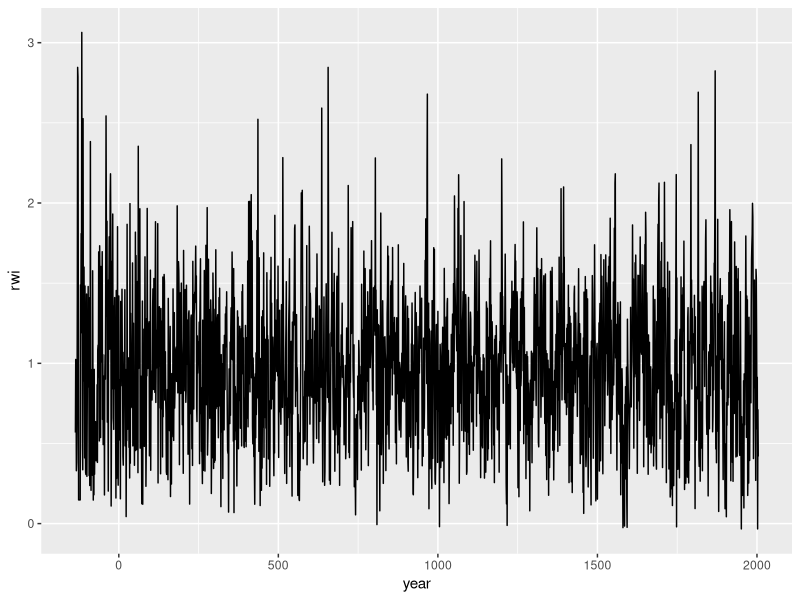
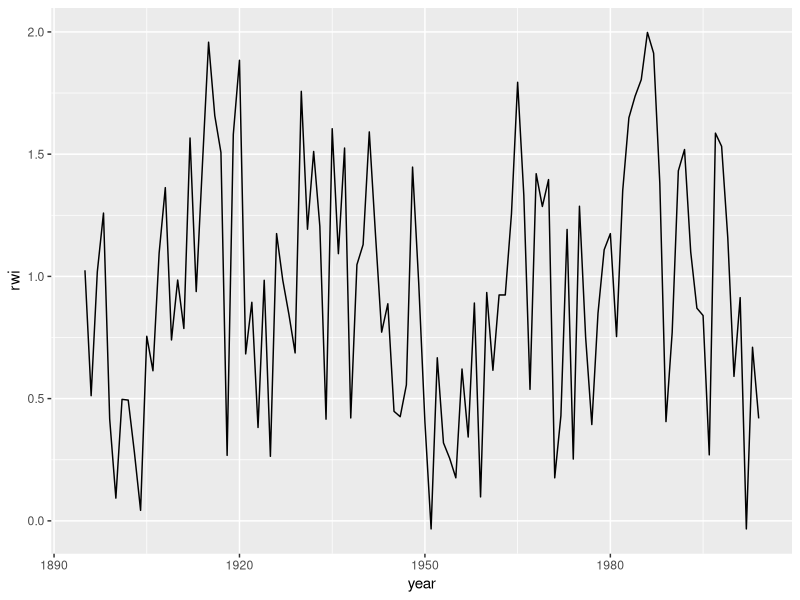
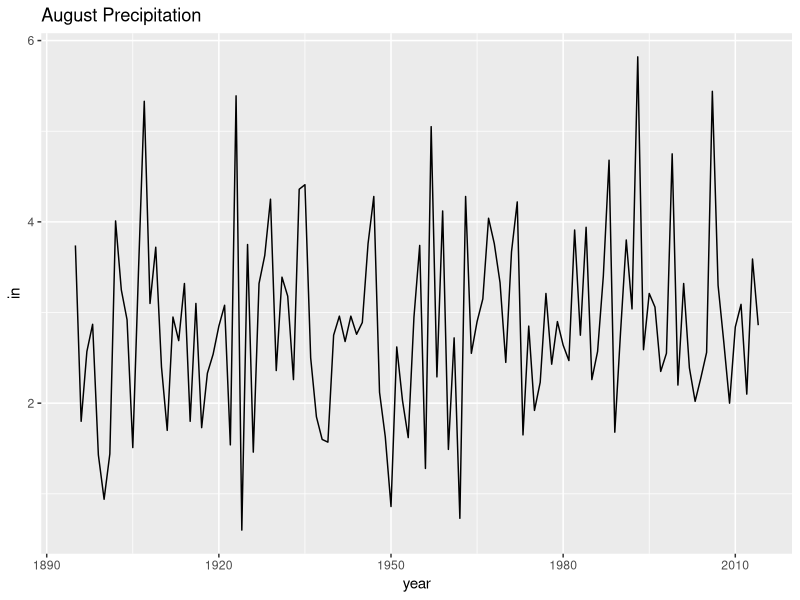
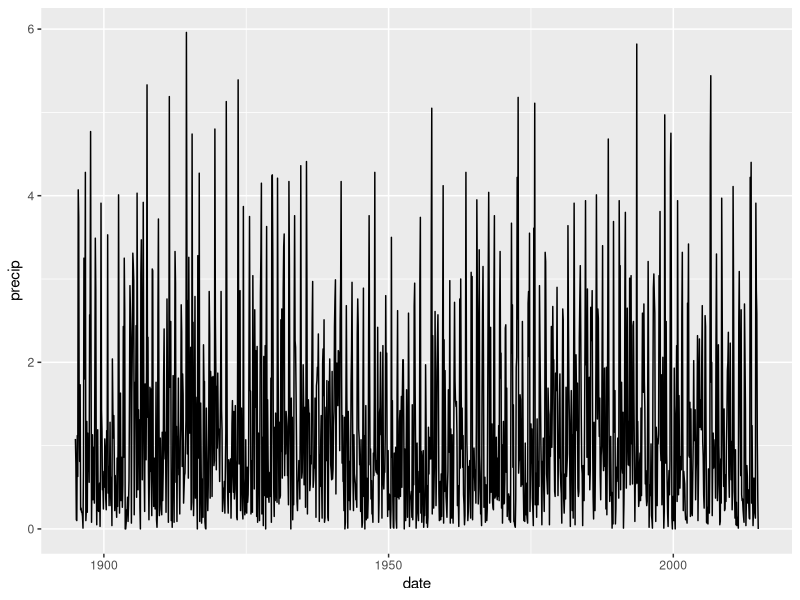
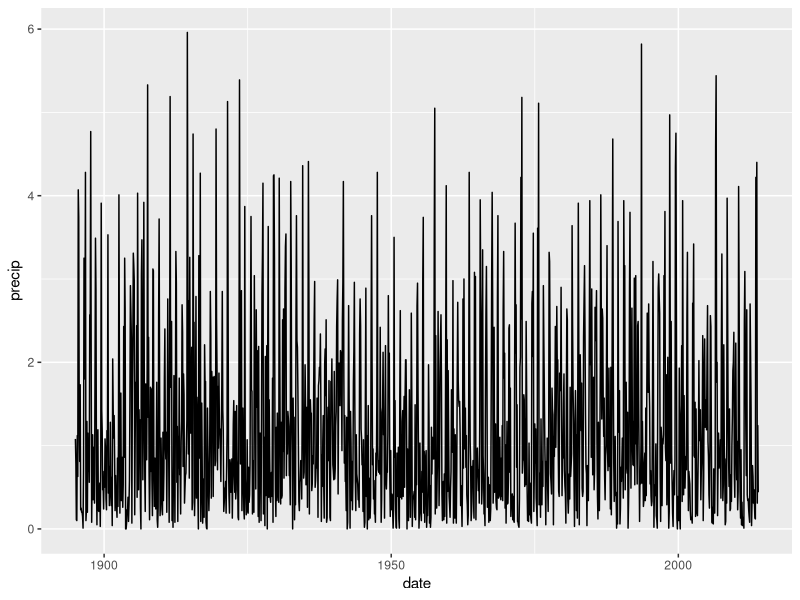
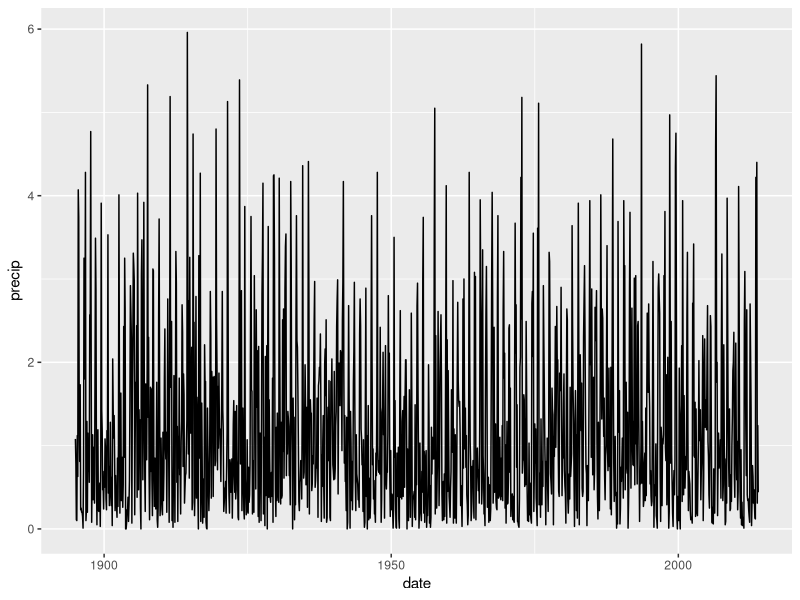
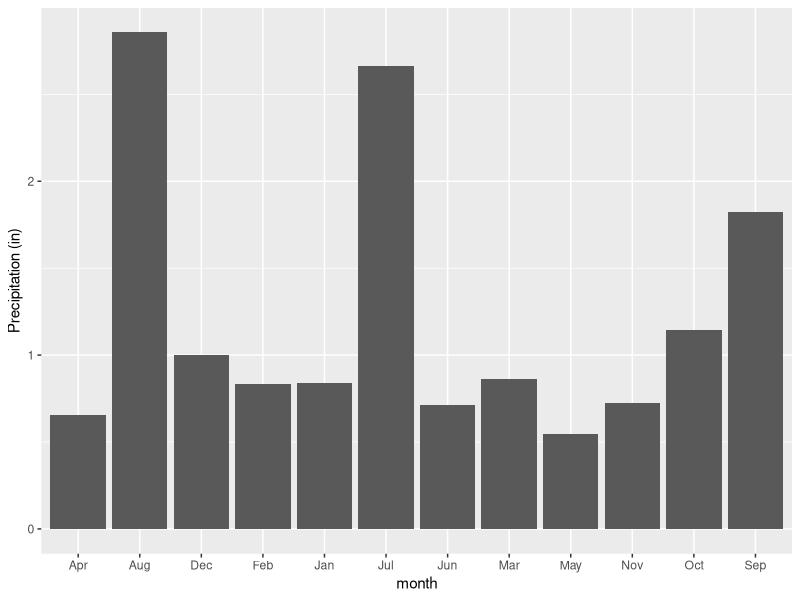
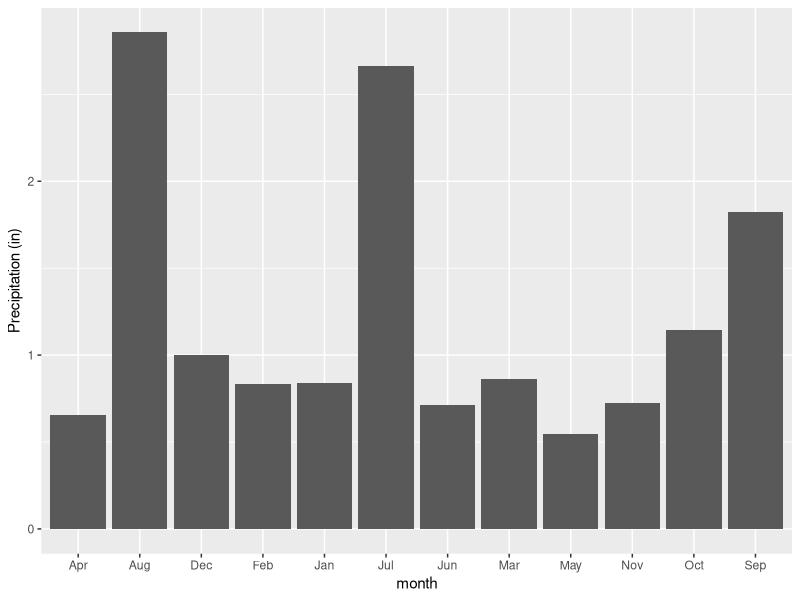

Write the R code that produced these figures, in order.
## ---- chunk 1
setwd('C:/Users/Emily/Documents/enield/homework2/')
## ---- chunk 2
library(ggplot2)
library(dplyr)
library(tidyr)
library(magrittr) # for the %$% notation I'll use later.
## ---- chunk 3
precip <- read.csv('data/precip.csv')
rwi <- read.csv('data/rwi.csv')

summary(rwi)
summary(precip)
## ---- chunk 4
ggplot(data=rwi) + geom_line(aes(x=year, y=rwi))
## ---- chunk 5
# Using the subset function and temporary data:
# temp.data <- subset(rwi, year>=1895)
# ggplot(data=temp.data + geom_line(aes(x=year, y=rwi))
#
# It's possible to combine those two:
# ggplot(data= subset(rwi, year>1895)) + geom_line(aes(x=year, y=rwi))


# Using the really awesome dplyr function and its filter function
filter(rwi, year >= 1895) %>% ggplot(data=.) + geom_line(aes(x=year, y=rwi))
## ---- chunk 6
ggplot(data=precip) + geom_line(aes(x=year,y=Aug)) + labs(y="in", title="August Precipitation")
## ---- chunk 7
temp.data <- gather(data=precip, key=month, value=precip, -year)
head(temp.data) # They're not in order
# Rearrange them
tidy.precip <- arrange(temp.data, year, month)
head(tidy.precip) # Now they're in order
## ---- chunk 8
# Create a new column that is a date text string (but still a string)
# In dplyr, mutate is the function to create a new column.
# and paste is the function to paste together text
temp.data <- mutate(tidy.precip, date.str = paste(year, month, '01'))
head(temp.data)
# Convert that text string to a proper date
temp.data <- mutate(temp.data, date=as.Date(date.str, '%Y %B %d'))
head(temp.data)
# Plot:
ggplot(temp.data) + geom_line(aes(x=date, y=precip))
# Oops, there is a missing value at the end we need to do something about.
# missing data were stored as -999
ggplot(subset(temp.data, year<2014)) + geom_line(aes(x=date, y=precip))
## ---- chunk 9
# Plot the precipitation by month
tidy.precip %>% 
  mutate(date.str = paste(year, month, '01', sep='-')) %>%
  mutate(date=as.Date(date.str, '%Y-%B-%d')) %>%
  filter(date < '2014-01-01') %>%
  ggplot() + geom_line(aes(x=date, y=precip))  
## ---- chunk 10
# Two ways: one using temporary data.  one using pipes
# First using temporary data
temp.data <- group_by(tidy.precip, month)
temp.data <- summarize(temp.data, precip=mean(precip, na.rm=TRUE))
ggplot(temp.data, aes(month, precip)) + geom_bar(stat='identity') + labs(y='Precipitation (in)')

# Second using %>% pipes
tidy.precip %>% group_by(month) %>%
  summarize(precip=mean(precip, na.rm=TRUE)) %>%
  ggplot(data=., aes(month, precip)) + geom_bar(stat='identity') + labs(y='Precipitation (in)')
## ---- chunk 11
# the tidy data
rwi.precip <- left_join(rwi, tidy.precip, by='year') %>% filter(year>=1895)
rwi.precip %>% filter(month=='Jan') %$% cor(rwi, precip, use='complete.obs')
rwi.precip %>% filter(month=='Dec') %$% cor(rwi, lag(precip),use='complete.obs')
## ---- chunk 12
rwi.precip %>% group_by(month) %>% summarise(r=cor(rwi, precip))
rwi.precip %>% group_by(month) %>% summarise(r=cor(rwi, lag(precip), use='complete.obs'))
